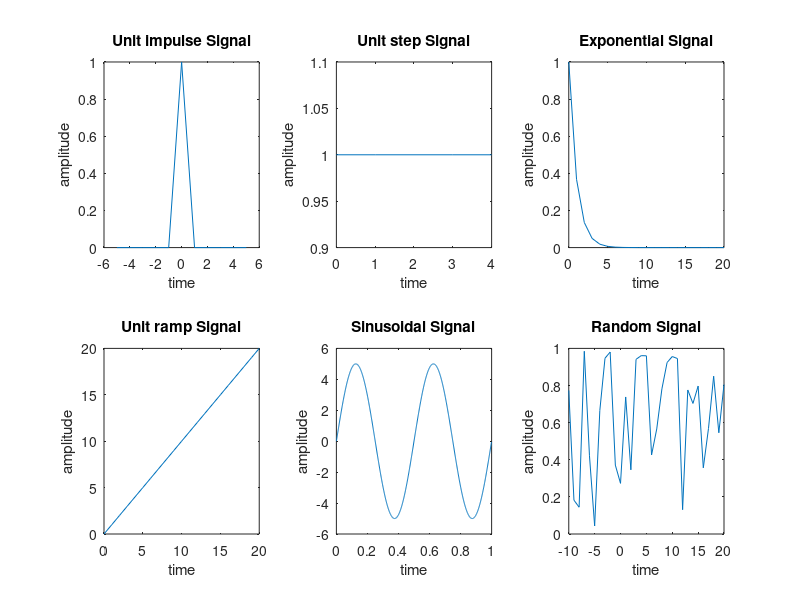

Write MATLAB code to recreate this figure.
%Unit impulse Signal

N=5; %set limit
t1 = -5:5;
x1 = [zeros(1,N),ones(1,1),zeros(1,N)];
subplot(2,3,1);
plot(t1,x1);
xlabel ('time');
ylabel('amplitude');
title('Unit impulse Signal');



%Unit step Signal

N=5; %set limit
t2 = 0:4;
x2 = ones(1,5);
subplot(2,3,2);
plot(t2,x2);
xlabel ('time');
ylabel('amplitude');
title('Unit step Signal');




%Exponential Signal

N=5; %set limit
t3 = 0:1:20;
x3 = exp(-t3);
subplot(2,3,3);
plot(t3,x3);
xlabel ('time');
ylabel('amplitude');
title('Exponential Signal');





%Unit ramp Signal

N=5; %set limit
t4 = 0:20;
x4 = t4;
subplot(2,3,4);
plot(t4,x4);
xlabel ('time');
ylabel('amplitude');
title('Unit ramp Signal');




%Sinusoidal Signal

A=5;
F=2;
t5 = 0.0001:0.001:1;
x5 = A*sin(2*pi*F*t5);
subplot(2,3,5);
plot(t5,x5);
xlabel ('time');
ylabel('amplitude');
title('Sinusoidal Signal');




%Random Signal

t6 = -10:1:20;
x6 = rand(1,31);
subplot(2,3,6);
plot(t6,x6);
xlabel ('time');
ylabel('amplitude');
title('Random Signal');


